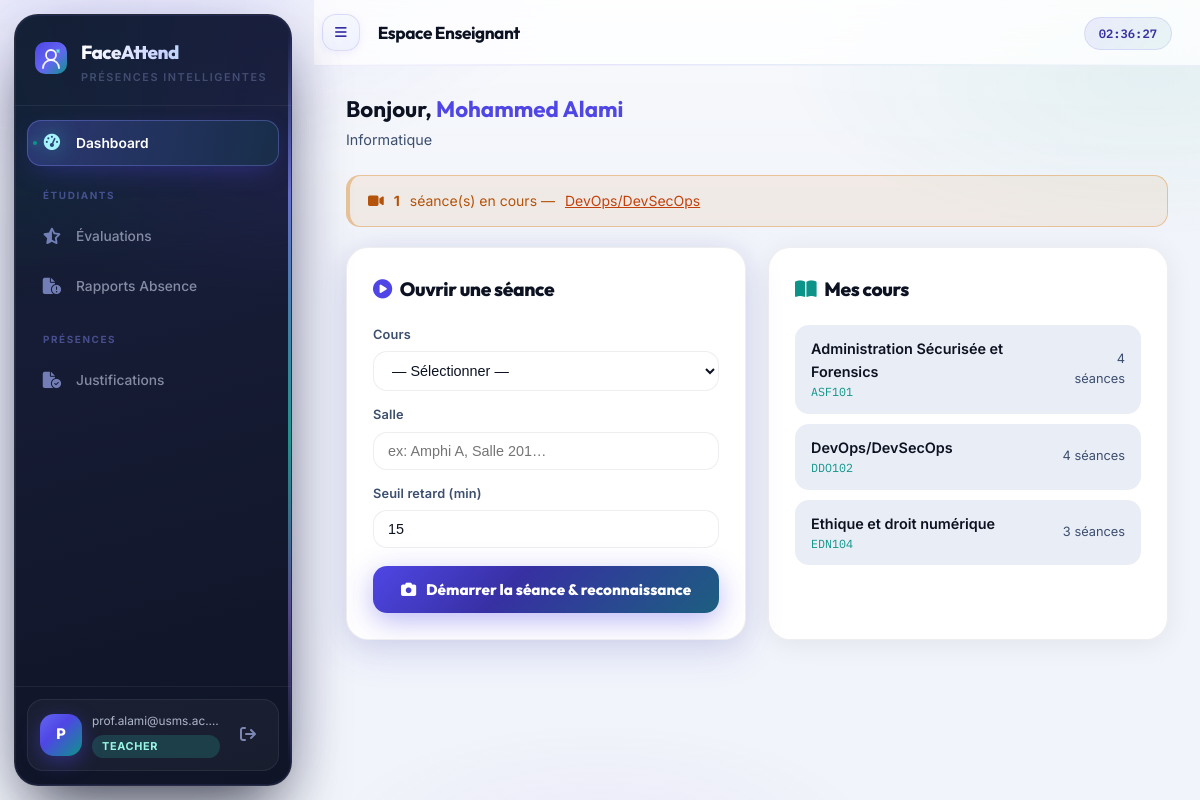
Screenshot of /teacher/dashboard (signed in) with the database file from the repository.
### app/models/__init__.py (models this page shows, shortened)
class User(UserMixin, db.Model):
    __tablename__ = "users"
    id           = db.Column(db.Integer, primary_key=True)
    email        = db.Column(db.String(255), unique=True, nullable=False, index=True)
    password_hash= db.Column(db.String(255), nullable=False)
    role         = db.Column(db.Enum(RoleEnum), nullable=False)
    is_active    = db.Column(db.Boolean, default=True)
    consent_given= db.Column(db.Boolean, default=False)          # CNDP
    consent_date = db.Column(db.DateTime)
    failed_logins= db.Column(db.Integer, default=0)
    locked_until = db.Column(db.DateTime)
    created_at   = db.Column(db.DateTime, default=lambda: datetime.now(timezone.utc))
    updated_at   = db.Column(db.DateTime, onupdate=lambda: datetime.now(timezone.utc))
    deleted_at   = db.Column(db.DateTime)   # Soft delete (droit à l'oubli CNDP)
    student_profile = db.relationship("Student", back_populates="user", uselist=False)
    teacher_profile = db.relationship("Teacher", back_populates="user", uselist=False)

class Teacher(db.Model):
    __tablename__ = "teachers"
    id         = db.Column(db.Integer, primary_key=True)
    user_id    = db.Column(db.Integer, db.ForeignKey("users.id"), unique=True)
    first_name = db.Column(db.String(100), nullable=False)
    last_name  = db.Column(db.String(100), nullable=False)
    department = db.Column(db.String(100))
    phone      = db.Column(db.String(20))
    user    = db.relationship("User", back_populates="teacher_profile")
    courses = db.relationship("Course", back_populates="teacher", lazy="dynamic")
    @property
    def full_name(self):
        return f"{self.first_name} {self.last_name}"

class Session(db.Model):
    __tablename__ = "sessions"
    id           = db.Column(db.Integer, primary_key=True)
    course_id    = db.Column(db.Integer, db.ForeignKey("courses.id"))
    started_at   = db.Column(db.DateTime, nullable=False)
    ended_at     = db.Column(db.DateTime)
    room         = db.Column(db.String(50))
    is_closed    = db.Column(db.Boolean, default=False)
    late_threshold_minutes = db.Column(db.Integer, default=15)
    course      = db.relationship("Course", back_populates="sessions")
    attendances = db.relationship("Attendance", back_populates="session", lazy="dynamic")

class Course(db.Model):
    __tablename__ = "courses"
    id          = db.Column(db.Integer, primary_key=True)
    teacher_id  = db.Column(db.Integer, db.ForeignKey("teachers.id"))
    name        = db.Column(db.String(150), nullable=False)
    code        = db.Column(db.String(20), unique=True, nullable=False)
    description = db.Column(db.Text)
    credits     = db.Column(db.Integer, default=3)
    room        = db.Column(db.String(50))
    is_active   = db.Column(db.Boolean, default=True)
    teacher     = db.relationship("Teacher", back_populates="courses")
    sessions    = db.relationship("Session", back_populates="course", lazy="dynamic")
    enrollments = db.relationship("Enrollment", back_populates="course", lazy="dynamic")

### app/api/teacher.py (the view)
@teacher_bp.route("/dashboard")
@teacher_required
def dashboard():
    teacher = Teacher.query.filter_by(user_id=current_user.id).first_or_404()
    courses = teacher.courses.filter_by(is_active=True).all()
    active_sessions = Session.query.join(Course).filter(
        Course.teacher_id == teacher.id,
        Session.is_closed == False,
    ).all()
    return render_template("teacher/dashboard.html",
                           teacher=teacher,
                           courses=courses,
                           active_sessions=active_sessions)

### app/api/teacher.py (called while the page is built)
def teacher_required(f):
    @wraps(f)
    @login_required
    def decorated(*args, **kwargs):
        if current_user.role not in (RoleEnum.TEACHER, RoleEnum.ADMIN):
            flash("Accès enseignants uniquement.", "danger")
            return redirect(url_for("auth.login"))
        return f(*args, **kwargs)
    return decorated

### frontend/templates/teacher/dashboard.html (shortened to what this page needs)
{% extends "base.html" %}
{% block page_title %}Espace Enseignant{% endblock %}
{% block content %}
<div style="margin-bottom:24px">
  <h2 style="font-family:var(--font-head);font-size:1.4rem">
    Bonjour, <span style="color:var(--accent)">{{ teacher.full_name }}</span>
  </h2>
  <p style="color:var(--text-2);font-size:.9rem">{{ teacher.department or '' }}</p>
</div>
{% if active_sessions %}
<div class="alert alert--warning" style="margin:0 0 20px">
  <i class="fas fa-video"></i>
  <strong>{{ active_sessions|length }}</strong> séance(s) en cours —
  {% for s in active_sessions %}
    <a href="{{ url_for('teacher.session_live', session_id=s.id) }}" style="color:var(--warning)">{{ s.course.name }}</a>{% if not loop.last %}, {% endif %}
  {% endfor %}
</div>
{% endif %}
<div class="grid-2">
  <div class="card card--glow session-card-glow">
    <div class="section-header">
      <h2><i class="fas fa-play-circle" style="color:var(--accent);margin-right:8px"></i>Ouvrir une séance</h2>
    </div>
    <form method="POST" action="{{ url_for('teacher.open_session') }}">
      <div class="form-group" style="margin-bottom:14px">
        <label style="display:block;font-size:.8rem;color:var(--text-2);margin-bottom:6px">Cours</label>
        <select name="course_id" required
                style="width:100%;padding:10px 14px;background:var(--bg-2);border:1px solid var(--border-2);border-radius:var(--radius);color:var(--text);font-size:.9rem;outline:none">
          <option value="">— Sélectionner —</option>
        </select>
      </div>
      <div class="form-group" style="margin-bottom:14px">
        <label style="display:block;font-size:.8rem;color:var(--text-2);margin-bottom:6px">Salle</label>
        <input type="text" name="room" placeholder="ex: Amphi A, Salle 201…"
               style="width:100%;padding:10px 14px;background:var(--bg-2);border:1px solid var(--border-2);border-radius:var(--radius);color:var(--text);font-size:.9rem;outline:none"/>
      </div>
      <div class="form-group" style="margin-bottom:18px">
        <label style="display:block;font-size:.8rem;color:var(--text-2);margin-bottom:6px">Seuil retard (min)</label>
        <input type="number" name="late_threshold" value="15" min="5" max="60"
               style="width:100%;padding:10px 14px;background:var(--bg-2);border:1px solid var(--border-2);border-radius:var(--radius);color:var(--text);font-size:.9rem;outline:none"/>
      </div>
      <button type="submit" class="btn-launch-session">
        <i class="fas fa-camera"></i> Démarrer la séance & reconnaissance
      </button>
    </form>
  </div>
  <div class="card">
    <div class="section-header">
      <h2><i class="fas fa-book-open" style="color:var(--accent-2);margin-right:8px"></i>Mes cours</h2>
    </div>
    <div style="display:flex;flex-direction:column;gap:10px">
      {% for course in courses %}
      <div style="padding:12px 16px;background:var(--bg-3);border-radius:var(--radius);display:flex;align-items:center;justify-content:space-between">
        <div>
          <div style="font-weight:600;font-size:.9rem">{{ course.name }}</div>
          <div style="font-family:var(--font-mono);font-size:.73rem;color:var(--accent-2)">{{ course.code }}</div>
        </div>
        <div style="text-align:right;font-size:.8rem;color:var(--text-2)">
          {{ course.sessions.count() }} séances
        </div>
      </div>
      {% else %}
      <p style="color:var(--text-3);font-size:.875rem">Aucun cours assigné.</p>
      {% endfor %}
    </div>
  </div>
</div>
{% endblock %}

### frontend/templates/base.html (shortened to what this page needs)
<!DOCTYPE html>
<html lang="fr">
<head>
  <link rel="stylesheet" href="https://cdnjs.cloudflare.com/ajax/libs/font-awesome/6.6.0/css/all.min.css"/>
  <link rel="stylesheet" href="{{ url_for('static', filename='css/main.css') }}"/>
</head>
<body>
{% if current_user.is_authenticated %}
<aside class="sidebar" id="sidebar" aria-label="Navigation principale">
  <div class="sidebar__aurora" aria-hidden="true"></div>
  <div class="sidebar__rail" aria-hidden="true"></div>
  <div class="sidebar__brand">
    <span class="sidebar__logo">
    </span>
    <div class="sidebar__brand-text">
      <span class="sidebar__name">FaceAttend</span>
      <span class="sidebar__tagline">Présences intelligentes</span>
    </div>
  </div>
  <nav class="sidebar__nav">
    {% if current_user.role.value == 'admin' %}
      <a href="{{ url_for('admin.dashboard') }}"
         class="nav-item {% if request.endpoint == 'admin.dashboard' %}active{% endif %}">
        <i class="fas fa-chart-pie"></i><span>Dashboard</span>
      </a>
      <div class="nav-separator">Utilisateurs</div>
      <a href="{{ url_for('admin.students') }}"
         class="nav-item {% if 'students' in request.path and 'edit' not in request.path %}active{% endif %}">
        <i class="fas fa-users"></i><span>Étudiants</span>
      </a>
      <a href="{{ url_for('admin.teachers') }}"
         class="nav-item {% if 'teachers' in request.path and 'edit' not in request.path %}active{% endif %}">
        <i class="fas fa-chalkboard-user"></i><span>Professeurs</span>
      </a>
      <div class="nav-separator">Pédagogie</div>
      <a href="{{ url_for('admin.courses') }}"
         class="nav-item {% if 'courses' in request.path %}active{% endif %}">
        <i class="fas fa-book-open"></i><span>Matières</span>
      </a>
      <div class="nav-separator">Suivi</div>
      <a href="{{ url_for('admin.evaluations') }}"
         class="nav-item {% if 'evaluations' in request.path %}active{% endif %}">
        <i class="fas fa-star-half-stroke"></i><span>Évaluations</span>
      </a>
      <a href="{{ url_for('admin.absence_reports') }}"
         class="nav-item {% if 'absence-reports' in request.path %}active{% endif %}">
        <i class="fas fa-file-circle-exclamation"></i><span>Rapports Absence</span>
      </a>
      <a href="{{ url_for('admin.at_risk') }}"
         class="nav-item {% if 'at-risk' in request.path %}active{% endif %}">
        <i class="fas fa-triangle-exclamation"></i><span>Décrochage</span>
      </a>
      <div class="nav-separator">Exports</div>
      <a href="{{ url_for('admin.export_report') }}" class="nav-item">
        <i class="fas fa-file-excel"></i><span>Export Global</span>
      </a>
    {% elif current_user.role.value == 'teacher' %}
      <a href="{{ url_for('teacher.dashboard') }}"
         class="nav-item {% if request.endpoint == 'teacher.dashboard' %}active{% endif %}">
        <i class="fas fa-gauge-high"></i><span>Dashboard</span>
      </a>
      <div class="nav-separator">Étudiants</div>
      <a href="{{ url_for('teacher.evaluations') }}"
         class="nav-item {% if 'evaluations' in request.path %}active{% endif %}">
        <i class="fas fa-star-half-stroke"></i><span>Évaluations</span>
      </a>
      <a href="{{ url_for('teacher.absence_reports') }}"
         class="nav-item {% if 'absence-reports' in request.path %}active{% endif %}">
        <i class="fas fa-file-circle-exclamation"></i><span>Rapports Absence</span>
      </a>
      <div class="nav-separator">Présences</div>
      <a href="{{ url_for('teacher.justifications') }}"
         class="nav-item {% if 'justifications' in request.path %}active{% endif %}">
        <i class="fas fa-file-circle-check"></i><span>Justifications</span>
      </a>
    {% endif %}
  </nav>
  <div class="sidebar__footer">
    <div class="sidebar__user-card">
      <div class="avatar">{{ current_user.email[0].upper() }}</div>
      <div class="sidebar__user-info">
        <span class="sidebar__user-email">{{ current_user.email }}</span>
        <span class="sidebar__user-role badge badge--{{ current_user.role.value }}">{{ current_user.role.value }}</span>
      </div>
      <a href="{{ url_for('auth.logout') }}" class="btn-logout" title="Déconnexion">
        <i class="fas fa-arrow-right-from-bracket"></i>
      </a>
    </div>
  </div>
</aside>
<main class="main-content">
  <header class="topbar">
    <button class="topbar__toggle" onclick="document.getElementById('sidebar').classList.toggle('collapsed')">
      <i class="fas fa-bars"></i>
    </button>
    <h1 class="topbar__title">{% block page_title %}{% endblock %}</h1>
    <div class="topbar__right">
      <span class="topbar__time" id="clock"></span>
    </div>
  </header>
  <div class="page-body">
    {% block content %}{% endblock %}
  </div>
</main>
{% else %}
  {% block auth_content %}{% endblock %}
{% endif %}
</body>
</html>

### rows the page displays
User: email "P", email "prof.alami@usms.ac.…", role.value "TEACHER"
Teacher: full_name "Mohammed Alami", department "Informatique"
Course: name "Administration Sécurisée et Forensics", code "ASF101", sessions.count "4"
Course: name "DevOps/DevSecOps", code "DDO102", sessions.count "4"
Course: name "Ethique et droit numérique", code "EDN104", sessions.count "3"

### other values shown
{{ active_sessions|length }} "1"
{{ s.course.name }} "DevOps/DevSecOps"
